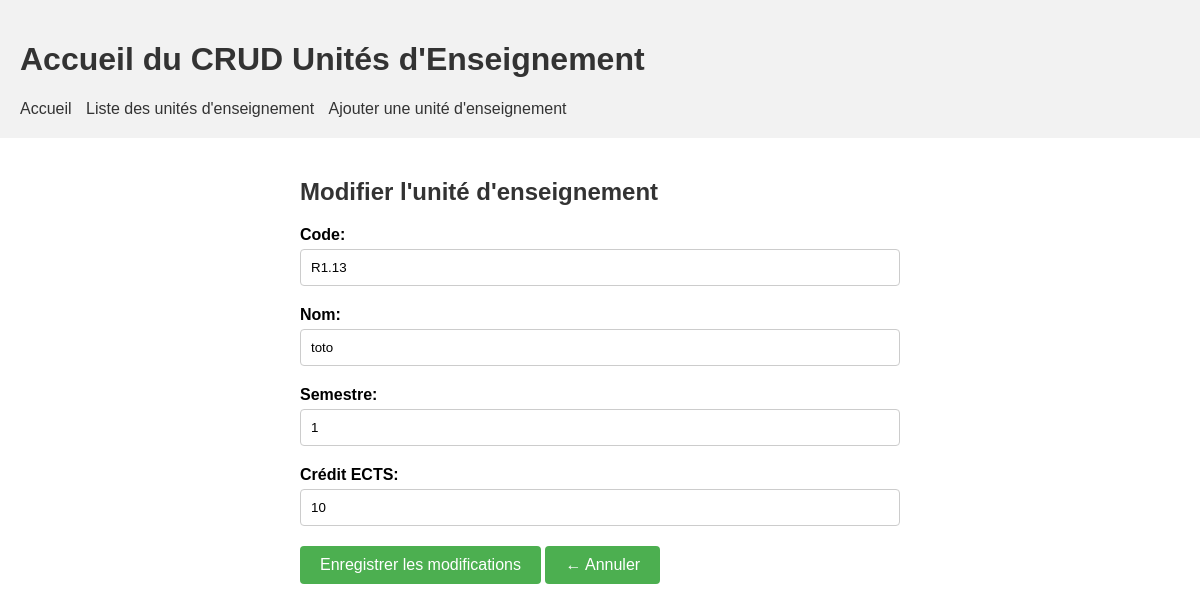
Screenshot of /gestionnaire/gestionnaire/unites/modifier/R1.13/ with the database file from the repository.
### gestionnaire/models.py (models this page shows)
class UnitesEnseignement(models.Model):
    code = models.TextField(primary_key=True)
    nom = models.TextField()
    semestre = models.IntegerField()
    credit_ects = models.IntegerField()

### gestionnaire/views.py (the view)
# urls.py: path('gestionnaire/unites/modifier/<str:code>/', views.modifier_unite, name='modifier_unite'),
def modifier_unite(request, code):
    unite = UnitesEnseignement.objects.get(code=code)
    if request.method == 'POST':
        form = UniteForm(request.POST, instance=unite)
        if form.is_valid():
            form.save()
            return redirect('liste_unites')
    else:
        form = NoteForm(instance=unite)
    return render(request, 'gestionnaire/modifier_unite.html', {'form': form, 'unite': unite})

### gestionnaire/forms.py
class NoteForm(forms.ModelForm):
    class Meta:
        model = Note
        fields = ('examen', 'etudiant', 'note', 'appreciation')

### gestionnaire/templates/gestionnaire/modifier_unite.html (shortened to what this page needs)
<!DOCTYPE html>
<html>
<head>
    {% load static %}
    <link rel="stylesheet" type="text/css" href="{% static 'css/style2.css' %}">
</head>
<body>
  <header>
    <h1>Accueil du CRUD Unités d'Enseignement</h1>
    <nav>
        <ul>
            <li><a href="{% url 'accueil' %}">Accueil</a></li>
            <li><a href="{% url 'liste_unites' %}">Liste des unités d'enseignement</a></li>
            <li><a href="{% url 'ajouter_unite' %}">Ajouter une unité d'enseignement</a></li>
        </ul>
    </nav>
</header>
  {% block content %}
  <div class="container">
    <h2 class="modifier-unite-title">Modifier l'unité d'enseignement</h2>
    <form method="post">
        <div class="form-group">
          <label for="code">Code:</label>
          <input type="text" name="code" id="code" value="{{ unite.code }}" required>
        </div>
        <div class="form-group">
          <label for="nom">Nom:</label>
          <input type="text" name="nom" id="nom" value="{{ unite.nom }}" required>
        </div>
        <div class="form-group">
          <label for="semestre">Semestre:</label>
          <input type="number" name="semestre" id="semestre" value="{{ unite.semestre }}" required>
        </div>
        <div class="form-group">
          <label for="credit_ects">Crédit ECTS:</label>
          <input type="number" name="credit_ects" id="credit_ects" value="{{ unite.credit_ects }}" required>
        </div>
        <div class="btn-container">
          <button type="submit" class="btn-primary">Enregistrer les modifications</button>
          <a href="{% url 'liste_unites' %}" class="btn-cancel">
            <button type="button"><span class="arrow">&#8592;</span> Annuler</button>
          </a>
        </div>
    </form>
  </div>
  {% endblock %}
</body>
</html>

### gestionnaire/static/css/style2.css (style rules this page uses)
body { font-family: Arial, sans-serif; margin: 0; padding: 0; }
.container { max-width: 600px; margin: 0 auto; padding: 20px; }
h2 { color: #333; margin-bottom: 20px; }
.form-group { margin-bottom: 20px; }
label { display: block; font-weight: bold; margin-bottom: 5px; }
input[type="text"], input[type="number"], input[type="email"], textarea { width: 100%; padding: 10px; border: 1px solid #ccc; border-radius: 4px; box-sizing: border-box; }
button { background-color: #4CAF50; color: #fff; border: none; padding: 10px 20px; text-align: center; text-decoration: none; display: inline-block; font-size: 16px; cursor: pointer; border-radius: 4px; }
header { background-color: #f2f2f2; padding: 20px; }
h1 { color: #333; }
nav ul { list-style-type: none; margin: 0; padding: 0; }
nav li { display: inline-block; margin-right: 10px; }
nav a { text-decoration: none; color: #333; }

### rows the page displays
UnitesEnseignement: code "R1.13", nom "toto", semestre "1", credit_ects "10"
